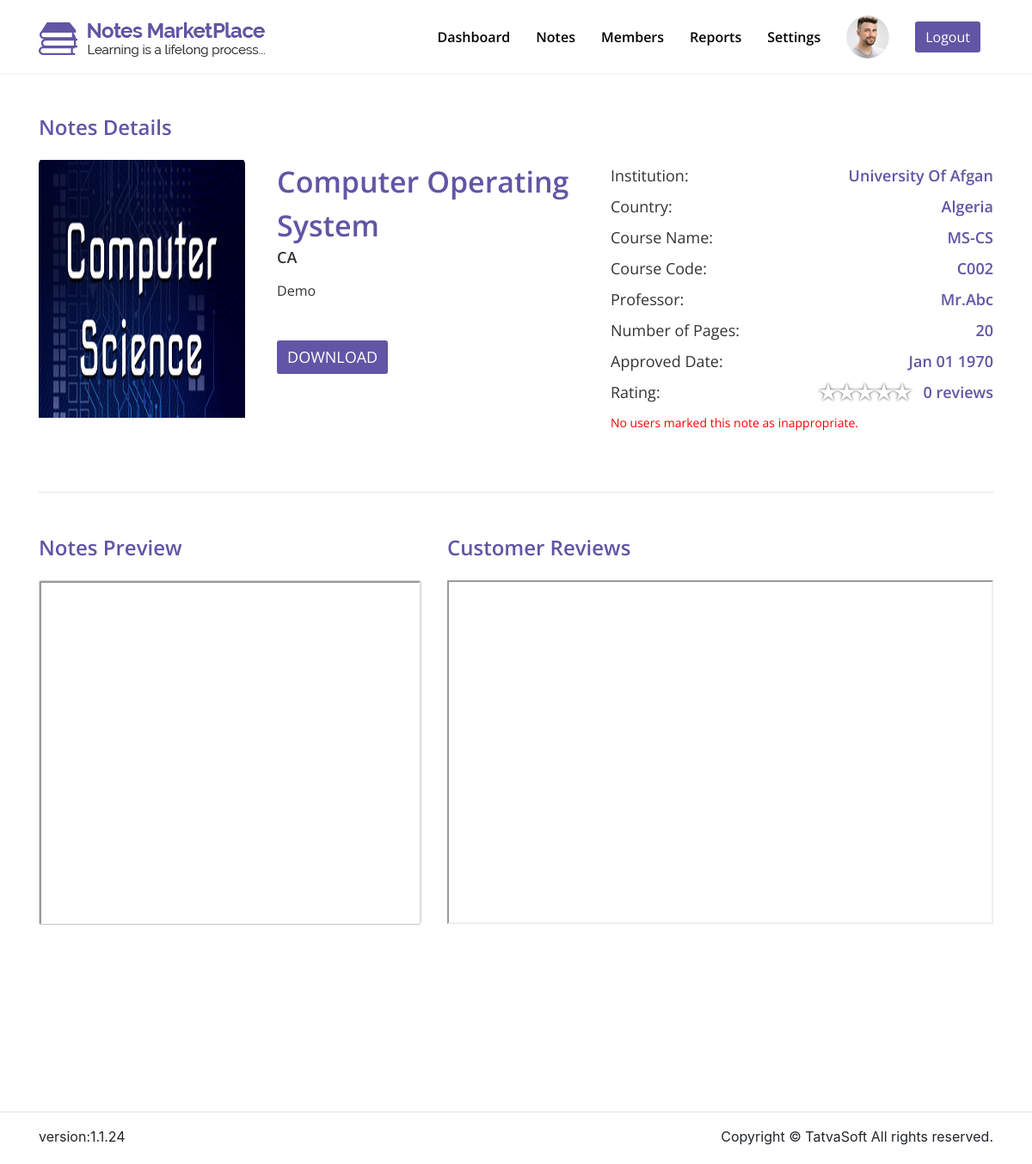
Page /PHP_NoteMarketPlace/admin/admin_note_details.php?note_id=38 (signed in) on the committed database.
### tables this page shows
CREATE TABLE `notedetails` (
  `NoteDetailID` int(11) NOT NULL,
  `SellerID` int(11) NOT NULL,
  `StatusID` int(11) NOT NULL,
  `ActionByID` int(11) DEFAULT NULL,
  `AdminRemarks` varchar(255) DEFAULT NULL,
  `PublishedDate` datetime DEFAULT NULL,
  `Title` varchar(100) NOT NULL,
  `CategoryID` int(11) NOT NULL,
  `DisplayPicture` varchar(500) DEFAULT NULL,
  `NoteTypeID` int(11) DEFAULT NULL,
  `NumberOfPages` int(11) DEFAULT NULL,
  `Description` varchar(255) NOT NULL,
  `UniversityName` varchar(200) DEFAULT NULL,
  `CountryID` int(11) DEFAULT NULL,
  `Course` varchar(100) DEFAULT NULL,
  `CourseCode` varchar(100) DEFAULT NULL,
  `Professor` varchar(100) DEFAULT NULL,
  `SellingModeID` int(11) NOT NULL,
  `SellingPrice` decimal(5,2) DEFAULT NULL,
  `NotesPreview` varchar(255) DEFAULT NULL,
  `CreatedDate` datetime DEFAULT NULL,
  `CreatedBy` int(11) DEFAULT NULL,
  `ModifiedDate` datetime DEFAULT NULL,
  `ModifiedBy` int(11) DEFAULT NULL,
  `IsActive` bit(1) NOT NULL
);

CREATE TABLE `notecategories` (
  `NoteCategoryID` int(11) NOT NULL,
  `CategoryName` varchar(100) NOT NULL,
  `Description` varchar(255) NOT NULL,
  `CreatedDate` datetime DEFAULT NULL,
  `CreatedBy` int(11) DEFAULT NULL,
  `ModifiedDate` datetime DEFAULT NULL,
  `ModifiedBy` int(11) DEFAULT NULL,
  `IsActive` bit(1) NOT NULL
);

CREATE TABLE `countries` (
  `CountryID` int(11) NOT NULL,
  `CountryCode` varchar(100) NOT NULL,
  `CountryName` varchar(100) NOT NULL,
  `PhoneCode` int(11) NOT NULL,
  `CreatedDate` datetime DEFAULT NULL,
  `CreatedBy` int(11) DEFAULT NULL,
  `ModifiedDate` datetime DEFAULT NULL,
  `ModifiedBy` int(11) DEFAULT NULL,
  `IsActive` bit(1) NOT NULL
);

### PHP_NoteMarketPlace/common/dbcontroller.php (called while the page is built, shortened)
<?php
    class DBController {
        private $host = "localhost";
        private $user = "root";
        private $password = "";
        private $database = "notemarketplace";
        private $conn;
	function __construct() {
		$this->conn = $this->connectDB();
	}
	function connectDB() {
	    $conn = mysqli_connect($this->host,$this->user,$this->password, $this->database);
		return $conn;
	}
	function runQuery($query) {
		$result = mysqli_query($this->conn, $query);
		while($row=mysqli_fetch_assoc($result)) {
			$resultset[] = $row;
		}
		if(!empty($resultset))
			return $resultset;
	}
}

### PHP_NoteMarketPlace/common/configuration.php (called while the page is built, shortened)
<?php
    require_once("../common/dbcontroller.php");
	$db_handle = new DBController();
    $defaultSystemConfigVal = "SELECT `Key`,`Value` From systemconfiguration WHERE `Key` IN ('SupportEmail', 'SupportPhoneNo', 'FacebookUrl', 'TwitterUrl', 'LinkdinUrl')";
    $defaultSystemConfigValResult = $db_handle->runQuery($defaultSystemConfigVal);
    $http_protocol = "http://";
?>

### PHP_NoteMarketPlace/admin/admin_note_details.php (the view, shortened to what this page needs)
<?php
    include '../common/configuration.php';
    require_once("../common/dbcontroller.php");
	$db_handle = new DBController();
    if(!empty($_GET["note_id"]) && $_GET["note_id"] > 0){
    $current_note_id = $_GET["note_id"];
    $note_detail_query = "SELECT ND.NoteDetailID,ND.SellerID,ND.StatusID,ND.ActionByID,ND.AdminRemarks,ND.PublishedDate,ND.Title,ND.CategoryID,ND.DisplayPicture,ND.NoteTypeID,ND.NumberOfPages,ND.Description,ND.UniversityName,ND.CountryID,ND.Course,ND.CourseCode,ND.Professor,ND.SellingModeID,ND.SellingPrice,ND.NotesPreview,NC.CategoryName,CN.CountryName,US.FirstName FROM notedetails ND
    INNER JOIN notecategories NC ON ND.CategoryID = NC.NoteCategoryID
    INNER JOIN users US ON ND.SellerID = US.UserID
    INNER JOIN countries CN ON ND.CountryID = CN.CountryID WHERE ND.NoteDetailID = ".$current_note_id;
    $note_detail_result = $db_handle->runQuery($note_detail_query);
    $rateQuery = "SELECT AVG(Ratings) AS AverageRating,  COUNT(NotesReviewID) AS RatingCount FROM notesreviews
    WHERE NoteDetailID = ".$current_note_id;
    $rateResult = $db_handle->runQuery($rateQuery);
    $avgRating = (!empty($rateResult[0]['AverageRating']) && $rateResult[0]['AverageRating'] > 0) ? $rateResult[0]['AverageRating'] : 0;
    $ratingCnt = (!empty($rateResult[0]['RatingCount']) && $rateResult[0]['RatingCount'] > 0) ? $rateResult[0]['RatingCount'] : 0;
    $reportedNoteQuery = "SELECT NotesReportedIssuesID FROM notesreportedissues WHERE NoteDetailID = ".$current_note_id;
    $reportedNoteResult = $db_handle->runQuery($reportedNoteQuery);
    }
?>
<!DOCTYPE html>
<html lang="en">
<head>
    <link rel="stylesheet" href="css/bootstrap/bootstrap.min.css">
    <link rel="stylesheet" href="css/style_admin.css">
    <link rel="stylesheet" href="css/responsive_admin.css">
</head>
<body data-spy="scroll" class="overflow-auto sticky-header">
    <div class="wrapper">
        <?php include 'admin_header.php'; ?>
        <section id="admin_notes_details" class="pad_100_for_pages">
            <div class="container">
               <?php
                    if($note_detail_result != ""){
                        foreach($note_detail_result as $noteValue){
                ?>
                <div class="content-box-xs">
                    <p class="small-heading left_heading-1">Notes Details</p>
                    <div class="row">
                        <div class="col-lg-7 row_fix_bottom">
                            <div class="row">
                                <div class="col-md-5">
                                    <div class="note_img">
                                        <img src="<?php
                                        echo $noteValue['DisplayPicture'];
                                        ?>" alt="note">
                                    </div>
                                </div>
                                <br>
                                <div class="col-md-7">
                                    <span class="common-heading-1 left_heading-1"><?php echo $noteValue['Title']; ?></span>
                                    <p class="middle-heading left_heading-1"><?php echo $noteValue['CategoryName']; ?></p>
                                    <p class="val_content"><?php echo $noteValue['Description']; ?></p>
                                    <div class="small-btn general-btn">
                                        <button type="button" class="btn btn-outline-primary btn-purple" onclick="<?php echo 'downloadAdminNoteFromTable(0,'.$noteValue["NoteDetailID"].');'; ?>">DOWNLOAD<?php if($noteValue['SellingModeID'] == $sellForPaid){
                                            echo "/".$noteValue['SellingPrice'];
                                        } ?></button>
                                    </div>
                                </div>
                            </div>
                        </div>
                        <div class="col-lg-5">
                            <ul class="notes_Details_ul list-unstyled">
                                <li> Institution: <span class="right_pur_font"> <?php echo $noteValue['UniversityName']; ?></span></li>
                                <li> Country: <span class="right_pur_font"> <?php echo $noteValue['CountryName']; ?></span></li>
                                <li> Course Name: <span class="right_pur_font"> <?php echo $noteValue['Course']; ?></span></li>
                                <li> Course Code: <span class="right_pur_font"> <?php echo $noteValue['CourseCode']; ?></span></li>
                                <li> Professor: <span class="right_pur_font"> <?php echo $noteValue['Professor']; ?></span></li>
                                <li> Number of Pages: <span class="right_pur_font"> <?php echo $noteValue['NumberOfPages']; ?></span></li>
                                <li> Approved Date: <span class="right_pur_font"> <?php echo date('M d Y',strtotime($noteValue['PublishedDate'])); ?></span></li>
                                <li> Rating:
                                    <span class="right_pur_font merge">
                                        <div id="showRating" start="<?php echo $avgRating ?>"></div>
                                        <?php echo "&nbsp;&nbsp;&nbsp;".$ratingCnt; ?> reviews
                                    </span>
                                </li>
                                <li class="val_content red_text">
                                <?php
                                if(!empty($reportedNoteResult)){
                                    echo count($reportedNoteResult);}else{
                                    echo "No ";
                                } ?> users marked this note as inappropriate.</li>
                            </ul>
                        </div>
                    </div>
                </div>
                <hr>
                <div class="content-box-xs">
                    <div class="row">
                        <div class="col-lg-5 row_fix_bottom">
                            <p class="small-heading left_heading-1">Notes Preview</p>
                            <div class="note_preview">
                                <div class="set-border-note-pdf">
                                    <div class="responsive-wrapper responsive-wrapper-padding-bottom-90pct">
                                        <iframe src="<?php
                                            echo $noteValue['NotesPreview'];
                                        ?>">
                                            <p style="font-size: 110%;"><em><strong>ERROR: </strong>
                                            An &#105;frame should be displayed here but your browser version does not support &#105;frames.</em> Please update your browser to its most recent version and try again, or access the file <a href="http://unec.edu.az/application/uploads/2014/12/pdf-sample.pdf">with this link.</a></p>
                                        </iframe>
                                    </div>
                                </div>
                            </div>
                        </div>
                        <div class="col-lg-7">
                            <p class="small-heading left_heading-1">Customer Reviews</p>
                            <div class="responsive-wrapper responsive-wrapper-padding-bottom-90pct">
                               <iframe src="<?php echo $http_protocol.$_SERVER['HTTP_HOST'].dirname($_SERVER['PHP_SELF'])."/admin_iframe.php?note_id=".$current_note_id; ?>"></iframe>
                            </div>
                        </div>
                    </div>
                </div>
                <?php
                        }
                }?>
            </div>
        </section>
        <?php include 'admin_footer.php'; ?>
    </div>
</body>
</html>

### PHP_NoteMarketPlace/admin/css/style_admin.css (style rules this page uses)
html, body { height: 100%; }
p { font-family: "open Sans", sans-serif; font-size: 16px; font-weight: 400; }
section { background: #fff; }
.pad_100_for_pages { padding-top: 100px; }
.general-btn { padding-top: 30px; }
.btn-purple { background-color: #6255a5; border-radius: 3px; font-family: Open Sans; font-size: 18px; text-transform: uppercase; color: #fff; border: none; }
.common-heading-1 { font-family: Open Sans; font-size: 34px; font-weight: 600; color: #6255a5; display: block; }
.left_heading-1 { text-align: left; }
.middle-heading { font-family: Open Sans; font-size: 18px; font-weight: 600; line-height: 22px; color: #333333; }
.content-box-xs { padding: 30px 0; }
.small-heading { font-family: Open Sans; font-size: 24px; font-weight: 600; color: #6255a5; }
.red_text { font-size: 14px !important; color: red !important; }
#admin_notes_details .note_img img { width: 240px; height: 300px; }
#admin_notes_details .small-heading { padding-bottom: 20px; margin: 0; }
.notes_Details_ul li { font-family: Open Sans; font-size: 18px; font-weight: 400; line-height: 36px; color: #333333; }
.notes_Details_ul .right_pur_font { float: right; color: #6255a5; font-weight: 600; }
.row_fix_bottom { padding-bottom: 30px; }
.set-border-note-pdf { border: 1px solid #d1d1d1; border-radius: 3px; }
.responsive-wrapper { position: relative; height: 0; overflow: hidden; }
.responsive-wrapper img, .responsive-wrapper object, .responsive-wrapper iframe { position: absolute; top: 0; left: 0; width: 100%; height: 400px; }
.responsive-wrapper-padding-bottom-90pct { padding-bottom: 90%; }
.val_content { font-family: Open Sans; font-size: 16px; font-weight: 400; color: #333333; }
.merge { display: flex; }
.rapStar { display: inline; color: white; cursor: pointer; font-size: 32px; position: relative; text-shadow: 0 0 3px #333; display: table; clear: both; user-select: none; }
.rapStarDisable { cursor: default; }

### PHP_NoteMarketPlace/admin/css/responsive_admin.css (style rules this page uses)
@media (min-width: 1200px) { #admin_notes_details .container { max-width: 1140px; min-width: 1140px; } }

### rows in the picture
notedetails: DisplayPicture (picture), Title "Computer Operating System", CategoryID.CategoryName "CA", Description "Demo", UniversityName "University Of Afgan", CountryID.CountryName "Algeria", Course "MS-CS", CourseCode "C002", Professor "Mr.Abc", NumberOfPages "20", PublishedDate "Jan 01 1970"
